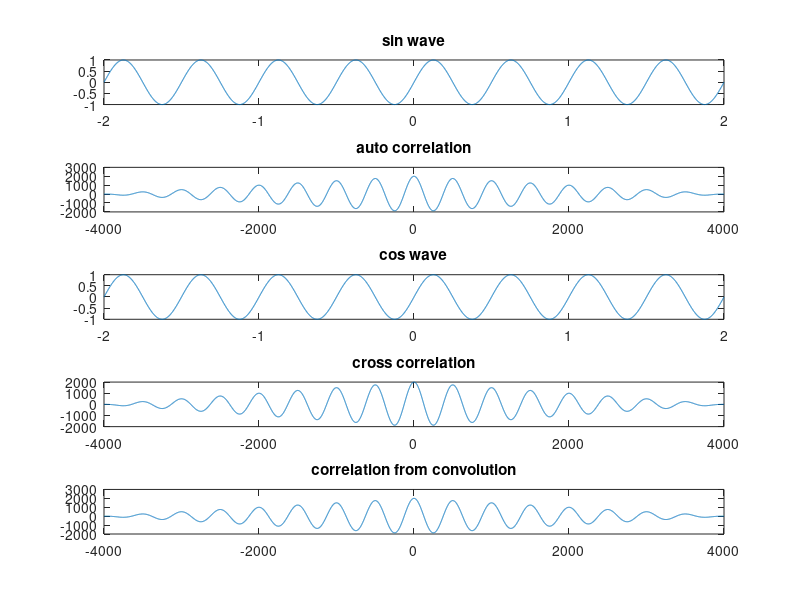

Here is the MATLAB script that generated this plot:
clc;
clear all;
close all;

fm=2;
fs=1000;
t=-2:1/fs:2;
x=sin(2*pi*fm*t);
subplot(5,1,1);
plot(t,x);
title('sin wave');
[r,lag]=xcorr(x);
subplot(5,1,2);
plot(lag,r);
title('auto correlation');
y=cos(pi/2-2*pi*fm*t);
subplot(5,1,3);
plot(t,y);
title('cos wave');
subplot(5,1,4);
[r1,lag1]=xcorr(y,x);
plot(lag1,r1);
title('cross correlation');
subplot(5,1,5);
plot(lag1,-conv2(x,y));
title('correlation from convolution');
